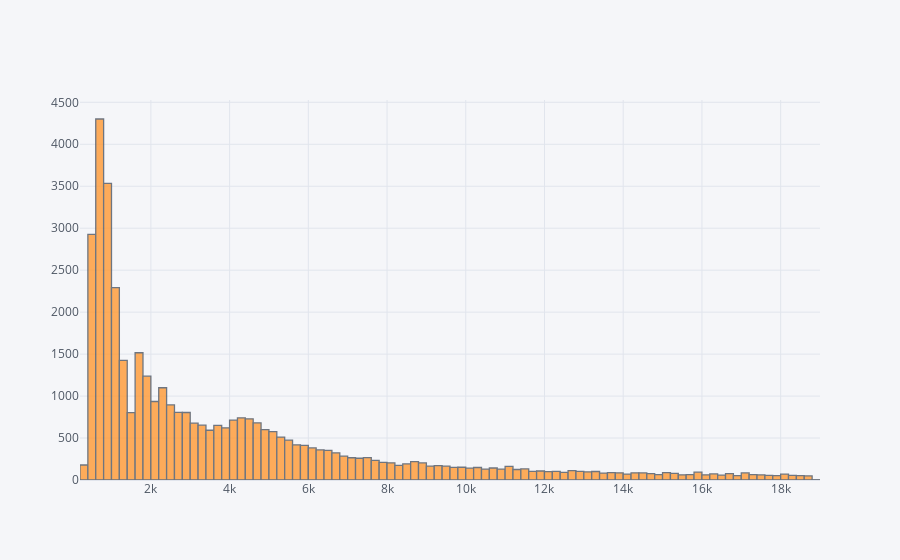

The cell this chart's notebook holds for it:
### Code cell
diamonds['price'].iplot(kind='hist')

### Figure 1 — Plotly figure (JSON) as saved in the notebook; plotly's stock layout.template omitted (floating-point values rounded to 4 significant figures; data arrays with more than 128 entries replaced by an {"elided": "..."} marker saying what was removed)
{"data": [{"histfunc": "count", "histnorm": "", "marker": {"color": "rgba(255, 153, 51, 1.0)", "line": {"color": "#4D5663", "width": 1.3}}, "name": "price", "opacity": 0.8, "orientation": "v", "type": "histogram", "x": {"elided": "40455 int values"}}], "layout": {"barmode": "overlay", "legend": {"bgcolor": "#F5F6F9", "font": {"color": "#4D5663"}}, "paper_bgcolor": "#F5F6F9", "plot_bgcolor": "#F5F6F9", "title": {"font": {"color": "#4D5663"}}, "xaxis": {"gridcolor": "#E1E5ED", "showgrid": true, "tickfont": {"color": "#4D5663"}, "title": {"font": {"color": "#4D5663"}, "text": ""}, "zerolinecolor": "#E1E5ED"}, "yaxis": {"gridcolor": "#E1E5ED", "showgrid": true, "tickfont": {"color": "#4D5663"}, "title": {"font": {"color": "#4D5663"}, "text": ""}, "zerolinecolor": "#E1E5ED"}}}
